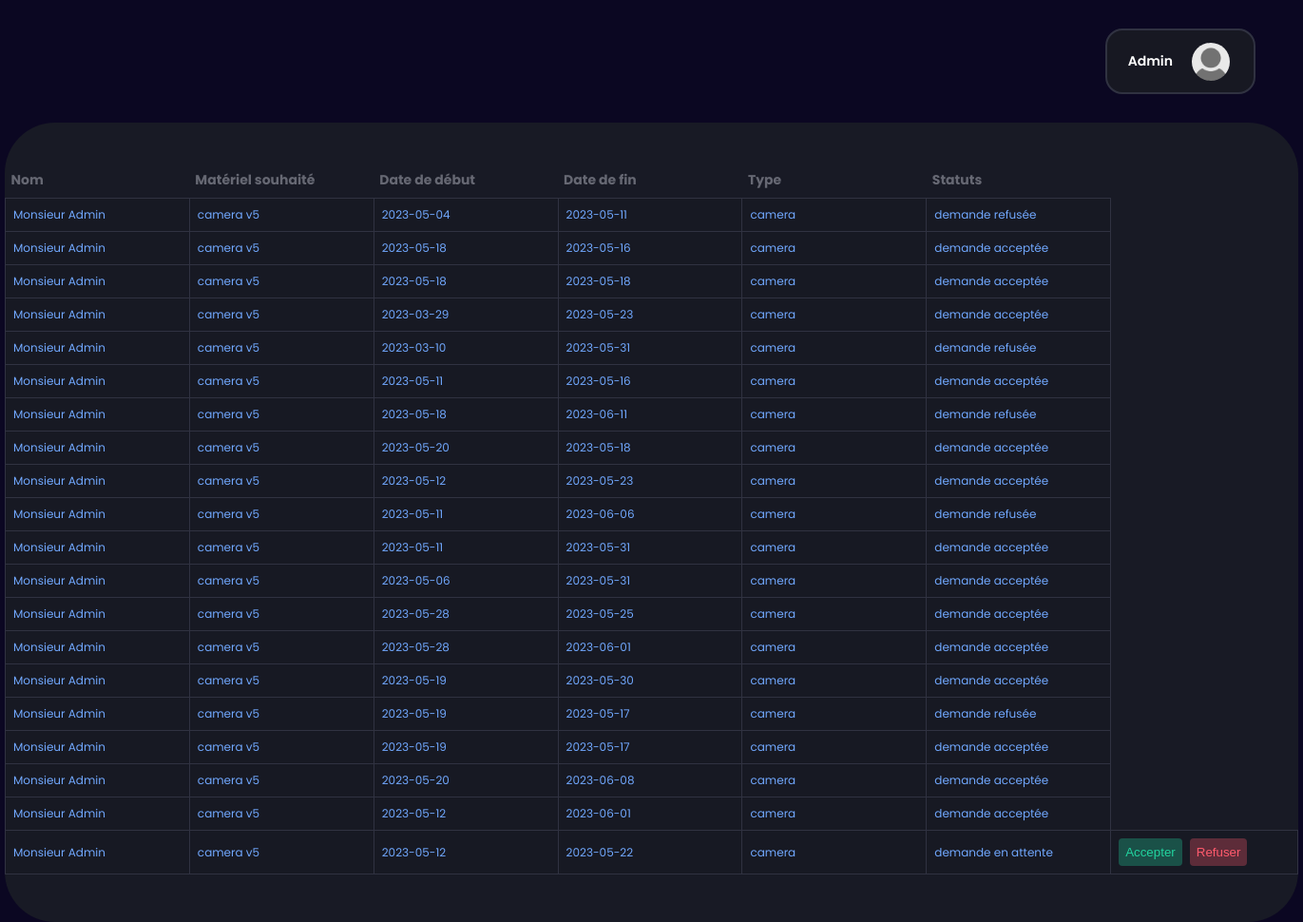
/demande-detail/index.php (signed in), run on the app's committed database.
### tables this page shows
CREATE TABLE IF NOT EXISTS `demande` (
  `id_demande` int NOT NULL AUTO_INCREMENT,
  `date_de_debut` date DEFAULT NULL,
  `date_de_fin` date DEFAULT NULL,
  `statuts` text,
  `idmat` int NOT NULL,
  `id_user` int NOT NULL,
  PRIMARY KEY (`id_demande`),
  KEY `idmat` (`idmat`),
  KEY `id_user` (`id_user`)
);

CREATE TABLE IF NOT EXISTS `utilisateur` (
  `id_user` int NOT NULL AUTO_INCREMENT,
  `nom` varchar(35) DEFAULT NULL,
  `prenom` varchar(35) DEFAULT NULL,
  `email` varchar(255) DEFAULT NULL,
  `password` varchar(255) DEFAULT NULL,
  `date_de_naissance` date DEFAULT NULL,
  `role` binary(1) DEFAULT NULL,
  PRIMARY KEY (`id_user`)
);

### table.php (called while the page is built)
<?php
function table($sql, $sqlConfig = [])
{
    $host = "localhost";
    $user = "root";
    $password = "";
    $dbname = "sae_203";
    try {
        $db = new PDO(
            'mysql:host=' . $host . ';dbname=' . $dbname . ';charset=utf8',
            $user,
            $password
        );
        $db->setAttribute(PDO::ATTR_ERRMODE, PDO::ERRMODE_EXCEPTION);
    } catch (Exception $e) {
        die(print_r($e));
    }
    $results = $db->prepare($sql);
    $results->execute($sqlConfig) or die($db->errorInfo());
    return $results;
}

### demande-detail/index.php (the view, shortened to what this page needs)
<!DOCTYPE html>
<?php
if (!empty($_SESSION['user']) || !empty($_SESSION['admin'])) {
?>
   <html lang="en">
   <head>
      <link rel="stylesheet" href="styles.css">
      <link href="https://cdn.jsdelivr.net/npm/remixicon@3.0.0/fonts/remixicon.css" rel="stylesheet">
   </head>
   <body>
      <header>
      <nav class="navbar">
            <div class="div-user-card">
               <div class="user-card">
                  <?php if(!empty($_SESSION['user'])){echo'<h1>'.$_SESSION['user'].'</h1>';} if(!empty($_SESSION['admin'])){echo'<h1>'.$_SESSION['admin'].'</h1>';} ?>
                  <img src="../page-principale/ressources/default_person.jpg" alt="">
                  <div class="dropdown">
                  </div>
               </div>
            </div>
         </nav>
      </header>
      <section class="div-tabs">
         <table>
            <tr class="ligne-nom">
               <th>Nom</th>
               <th>Matériel souhaité</th>
               <th>Date de début</th>
               <th>Date de fin</th>
               <th>Type</th>
               <th>Statuts</th>
               <th></th>
            </tr>
            <?php
            include "../table.php";
            $results = table("SELECT demande.id_demande, utilisateur.nom as nom_utilisateur, utilisateur.prenom, matériel.nom as nom_matériel, demande.date_de_debut, demande.date_de_fin, matériel.type, demande.statuts FROM utilisateur, demande, matériel WHERE demande.id_user = utilisateur.id_user AND demande.idmat = matériel.idmat;");
            if ($results->rowCount() > 0) {
               while ($row = $results->fetchAll(PDO::FETCH_ASSOC)) {
                  foreach ($row as $value) {
                     echo '<tr class="ligne">';
                     echo '<td>' . $value['nom_utilisateur'] . ' ' . $value['prenom'] . '</td>';
                     echo '<td>' . $value['nom_matériel'] . '</td>';
                     echo '<td>' . $value['date_de_debut'] . '</td>';
                     echo '<td>' . $value['date_de_fin'] . '</td>';
                     echo '<td>' . $value['type'] . '</td>';
                     echo '<td>' . $value['statuts'] . '</td>';
                     if (!empty($_SESSION['admin'])) {
                        if ($value['statuts'] !== 'demande acceptée' && $value['statuts'] !== 'demande refusée') {
                           echo '<td class>';
            ?>
                           <form action="index.php" method="POST">
                              <div class="button-container">
                                 <button class="accept-button" name="accepter" value="<?php echo $value['id_demande']; ?>"><i class="icone ri-check-fill"></i>Accepter</button>
                                 <button class="delete-button" name="refuser" value="<?php echo $value['id_demande']; ?>"><i class=" icone ri-close-line"></i>Refuser</button>
                              </div>
                           </form>
            <?php
                           echo '</td>';
                        }
                     }
                     echo '</tr>';
               }
            }
         }
            ?>
         </table>
      </section>
   <?php
}
   ?>
   </body>
   </html>

### demande-detail/styles.css (style rules this page uses)
* { margin: 0; padding: 0; text-decoration: none; list-style: none; box-sizing: border-box; }
html { font-size: 62.5%; }
body { background-color: #0B0722; overflow-x: hidden; font-family: 'Poppins'; }
.navbar { display: flex; justify-content: space-between; flex-direction: row-reverse; align-items: center; margin: 30px 50px; }
.div-user-card { max-width: 600px; display: flex; align-items: center; flex-direction: row-reverse; }
.user-card { display: flex; align-items: center; background: #171822; border: 2px solid #303241; border-radius: 18px; padding: 10px 22px; }
.user-card img { width: 40px; border-radius: 50px; margin-left: 20px; }
.user-card h1 { font-weight: 600; font-size: 14px; color: #FFFFFF; }
.div-tabs { margin: auto ; width: 1361px; display: flex; padding: 50px 0px; background: #181A25; border-radius: 53px; flex-direction: column; }
table { border-collapse: collapse; }
.ligne-nom th { width: 150px; text-align: left; padding-left: 6px; padding-bottom: 8px; }
td { border: 1px solid #303241; padding: 8px 8px; text-align: left; font-family: 'Poppins'; font-weight: 400; font-size: 12px; color: #71A8FE; }
th { font-weight: bold; }
.ligne { background: rgba(23, 24, 34, 0.4); }
.ligne-nom { font-family: 'Poppins'; font-weight: 500; font-size: 14px; color: #666873; }
.button-container { display: flex; gap: 8px; }
.button-container button { cursor: pointer; border: none; display: flex; flex-direction: row; }
.accept-button { color: #22D49F; padding: 7px; background: rgba(34, 212, 159, 0.3); border-radius: 4px; display: flex; align-items: center; }
.delete-button { padding: 7px; color: #FF5B6D; background: rgba(255, 91, 109, 0.3); border-radius: 4px; display: flex; align-items: center; }

### data on the page
demande: id_user.nom "Monsieur", id_user.prenom "Admin", idmat.nom "camera v5", date_de_debut "2023-05-12", date_de_fin "2023-05-22", idmat.type "camera", statuts "demande en attente", $value['id_demande'] 29 (drawn)
demande: id_user.nom "Monsieur", id_user.prenom "Admin", idmat.nom "camera v5", date_de_debut "2023-05-04", date_de_fin "2023-05-11", idmat.type "camera", statuts "demande refusée"
demande: id_user.nom "Monsieur", id_user.prenom "Admin", idmat.nom "camera v5", date_de_debut "2023-05-18", date_de_fin "2023-05-16", idmat.type "camera", statuts "demande acceptée"
demande: id_user.nom "Monsieur", id_user.prenom "Admin", idmat.nom "camera v5", date_de_debut "2023-05-18", date_de_fin "2023-05-18", idmat.type "camera", statuts "demande acceptée"
demande: id_user.nom "Monsieur", id_user.prenom "Admin", idmat.nom "camera v5", date_de_debut "2023-03-29", date_de_fin "2023-05-23", idmat.type "camera", statuts "demande acceptée"
demande: id_user.nom "Monsieur", id_user.prenom "Admin", idmat.nom "camera v5", date_de_debut "2023-03-10", date_de_fin "2023-05-31", idmat.type "camera", statuts "demande refusée"
demande: id_user.nom "Monsieur", id_user.prenom "Admin", idmat.nom "camera v5", date_de_debut "2023-05-11", date_de_fin "2023-05-16", idmat.type "camera", statuts "demande acceptée"
demande: id_user.nom "Monsieur", id_user.prenom "Admin", idmat.nom "camera v5", date_de_debut "2023-05-18", date_de_fin "2023-06-11", idmat.type "camera", statuts "demande refusée"
demande: id_user.nom "Monsieur", id_user.prenom "Admin", idmat.nom "camera v5", date_de_debut "2023-05-20", date_de_fin "2023-05-18", idmat.type "camera", statuts "demande acceptée"
demande: id_user.nom "Monsieur", id_user.prenom "Admin", idmat.nom "camera v5", date_de_debut "2023-05-12", date_de_fin "2023-05-23", idmat.type "camera", statuts "demande acceptée"
demande: id_user.nom "Monsieur", id_user.prenom "Admin", idmat.nom "camera v5", date_de_debut "2023-05-11", date_de_fin "2023-06-06", idmat.type "camera", statuts "demande refusée"
demande: id_user.nom "Monsieur", id_user.prenom "Admin", idmat.nom "camera v5", date_de_debut "2023-05-11", date_de_fin "2023-05-31", idmat.type "camera", statuts "demande acceptée"
demande: id_user.nom "Monsieur", id_user.prenom "Admin", idmat.nom "camera v5", date_de_debut "2023-05-06", date_de_fin "2023-05-31", idmat.type "camera", statuts "demande acceptée"
demande: id_user.nom "Monsieur", id_user.prenom "Admin", idmat.nom "camera v5", date_de_debut "2023-05-28", date_de_fin "2023-05-25", idmat.type "camera", statuts "demande acceptée"
demande: id_user.nom "Monsieur", id_user.prenom "Admin", idmat.nom "camera v5", date_de_debut "2023-05-28", date_de_fin "2023-06-01", idmat.type "camera", statuts "demande acceptée"
demande: id_user.nom "Monsieur", id_user.prenom "Admin", idmat.nom "camera v5", date_de_debut "2023-05-19", date_de_fin "2023-05-30", idmat.type "camera", statuts "demande acceptée"
demande: id_user.nom "Monsieur", id_user.prenom "Admin", idmat.nom "camera v5", date_de_debut "2023-05-19", date_de_fin "2023-05-17", idmat.type "camera", statuts "demande refusée"
demande: id_user.nom "Monsieur", id_user.prenom "Admin", idmat.nom "camera v5", date_de_debut "2023-05-19", date_de_fin "2023-05-17", idmat.type "camera", statuts "demande acceptée"
demande: id_user.nom "Monsieur", id_user.prenom "Admin", idmat.nom "camera v5", date_de_debut "2023-05-20", date_de_fin "2023-06-08", idmat.type "camera", statuts "demande acceptée"
demande: id_user.nom "Monsieur", id_user.prenom "Admin", idmat.nom "camera v5", date_de_debut "2023-05-12", date_de_fin "2023-06-01", idmat.type "camera", statuts "demande acceptée"

### other printed values
$_SESSION['admin'] "Admin"
